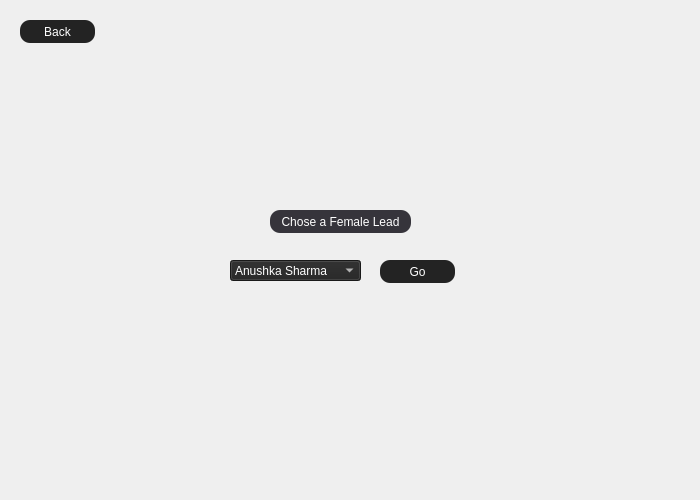
<?xml version="1.0" encoding="UTF-8"?>
<ui version="4.0">
 <class>Dialog</class>
 <widget class="QDialog" name="Dialog">
  <property name="geometry">
   <rect>
    <x>0</x>
    <y>0</y>
    <width>700</width>
    <height>500</height>
   </rect>
  </property>
  <property name="minimumSize">
   <size>
    <width>700</width>
    <height>500</height>
   </size>
  </property>
  <property name="maximumSize">
   <size>
    <width>700</width>
    <height>500</height>
   </size>
  </property>
  <property name="windowTitle">
   <string>Dialog</string>
  </property>
  <widget class="QPushButton" name="voidButton">
   <property name="geometry">
    <rect>
     <x>270</x>
     <y>210</y>
     <width>141</width>
     <height>23</height>
    </rect>
   </property>
   <property name="styleSheet">
    <string notr="true">QPushButton{background-color: rgb(54, 52, 59); /* Light gray background */
    border-radius: 10px;
color: rgb(255, 255, 255);}
</string>
   </property>
   <property name="text">
    <string>Chose a Female Lead</string>
   </property>
  </widget>
  <widget class="QComboBox" name="comboBox">
   <property name="geometry">
    <rect>
     <x>230</x>
     <y>260</y>
     <width>131</width>
     <height>21</height>
    </rect>
   </property>
   <property name="styleSheet">
    <string notr="true">background-color: rgb(35, 35, 35);
color: rgb(255, 255, 255);</string>
   </property>
   <item>
    <property name="text">
     <string>Anushka Sharma</string>
    </property>
   </item>
   <item>
    <property name="text">
     <string>Urmila Matondkar</string>
    </property>
   </item>
   <item>
    <property name="text">
     <string>Bhoomika Chawla</string>
    </property>
   </item>
   <item>
    <property name="text">
     <string>Nandita Das</string>
    </property>
   </item>
   <item>
    <property name="text">
     <string>Antara Mali</string>
    </property>
   </item>
   <item>
    <property name="text">
     <string>Divya Khosla Kumar</string>
    </property>
   </item>
   <item>
    <property name="text">
     <string>Bipasha</string>
    </property>
   </item>
   <item>
    <property name="text">
     <string>Gautami</string>
    </property>
   </item>
   <item>
    <property name="text">
     <string>Nivedita</string>
    </property>
   </item>
   <item>
    <property name="text">
     <string>Aarti</string>
    </property>
   </item>
   <item>
    <property name="text">
     <string>Archana Singh</string>
    </property>
   </item>
   <item>
    <property name="text">
     <string>Amrita Rao</string>
    </property>
   </item>
   <item>
    <property name="text">
     <string>Ayesha Takia</string>
    </property>
   </item>
   <item>
    <property name="text">
     <string>Dia Mirza</string>
    </property>
   </item>
   <item>
    <property name="text">
     <string>Ananya Pandey</string>
    </property>
   </item>
   <item>
    <property name="text">
     <string>Juhi Chawla</string>
    </property>
   </item>
   <item>
    <property name="text">
     <string>Kalki Koechlin</string>
    </property>
   </item>
   <item>
    <property name="text">
     <string>Parineeti Chopra</string>
    </property>
   </item>
   <item>
    <property name="text">
     <string>Sonam Kapoor</string>
    </property>
   </item>
   <item>
    <property name="text">
     <string>Shraddha Kapoor</string>
    </property>
   </item>
   <item>
    <property name="text">
     <string>Deepika Padukone</string>
    </property>
   </item>
   <item>
    <property name="text">
     <string>Ameesha Patel</string>
    </property>
   </item>
   <item>
    <property name="text">
     <string>Deepshikha Nagpal</string>
    </property>
   </item>
   <item>
    <property name="text">
     <string>Nushrat Bharucha</string>
    </property>
   </item>
   <item>
    <property name="text">
     <string>Jennifer Winget</string>
    </property>
   </item>
   <item>
    <property name="text">
     <string>Soha Ali Khan</string>
    </property>
   </item>
   <item>
    <property name="text">
     <string>Alia Bhatt</string>
    </property>
   </item>
   <item>
    <property name="text">
     <string>Kiara Advani</string>
    </property>
   </item>
   <item>
    <property name="text">
     <string>Saba Qamar</string>
    </property>
   </item>
   <item>
    <property name="text">
     <string>Happy Bhag Jayegi</string>
    </property>
   </item>
   <item>
    <property name="text">
     <string>Kareena Kapoor</string>
    </property>
   </item>
   <item>
    <property name="text">
     <string>Asin</string>
    </property>
   </item>
   <item>
    <property name="text">
     <string>Karishma Kapoor</string>
    </property>
   </item>
   <item>
    <property name="text">
     <string>Katrina Kaif</string>
    </property>
   </item>
   <item>
    <property name="text">
     <string>Kajol</string>
    </property>
   </item>
   <item>
    <property name="text">
     <string>Preity Zinta</string>
    </property>
   </item>
   <item>
    <property name="text">
     <string>Aishwarya Rai</string>
    </property>
   </item>
   <item>
    <property name="text">
     <string>Madhuri Dixit</string>
    </property>
   </item>
   <item>
    <property name="text">
     <string>Sanjana Sanghi</string>
    </property>
   </item>
   <item>
    <property name="text">
     <string>Illeana D'Cruz</string>
    </property>
   </item>
   <item>
    <property name="text">
     <string>Sushmita Sen</string>
    </property>
   </item>
   <item>
    <property name="text">
     <string>Isha Koppikar</string>
    </property>
   </item>
   <item>
    <property name="text">
     <string>Chitrangada Singh</string>
    </property>
   </item>
   <item>
    <property name="text">
     <string>Rituparna Sengupta</string>
    </property>
   </item>
   <item>
    <property name="text">
     <string>Rani Mukherji</string>
    </property>
   </item>
   <item>
    <property name="text">
     <string>Lara Dutta</string>
    </property>
   </item>
   <item>
    <property name="text">
     <string>Vidya Malvade</string>
    </property>
   </item>
   <item>
    <property name="text">
     <string>Tisca Chopra</string>
    </property>
   </item>
   <item>
    <property name="text">
     <string>Konkona Sen Sharma</string>
    </property>
   </item>
   <item>
    <property name="text">
     <string>Neha Dhupia</string>
    </property>
   </item>
   <item>
    <property name="text">
     <string>Nauheed Cyrusi</string>
    </property>
   </item>
   <item>
    <property name="text">
     <string>Priyanka Chopra</string>
    </property>
   </item>
   <item>
    <property name="text">
     <string>Radhika Apte</string>
    </property>
   </item>
  </widget>
  <widget class="QPushButton" name="goButton">
   <property name="geometry">
    <rect>
     <x>380</x>
     <y>260</y>
     <width>75</width>
     <height>23</height>
    </rect>
   </property>
   <property name="styleSheet">
    <string notr="true">QPushButton{; /* Light gray background */
	background-color: rgb(35, 35, 35);
    border-radius: 10px;
color: rgb(255, 255, 255);}
QPushButton:hover{background-color: rgb(50,50,50); /* Light gray background */
    border-radius: 10px;
	color: rgb(255, 255, 255);
 border: 2px solid #ccc;}</string>
   </property>
   <property name="text">
    <string>Go</string>
   </property>
  </widget>
  <widget class="QPushButton" name="backButton">
   <property name="geometry">
    <rect>
     <x>20</x>
     <y>20</y>
     <width>75</width>
     <height>23</height>
    </rect>
   </property>
   <property name="styleSheet">
    <string notr="true">QPushButton{; /* Light gray background */
	background-color: rgb(35, 35, 35);
    border-radius: 10px;
color: rgb(255, 255, 255);}
QPushButton:hover{background-color: rgb(50,50,50); /* Light gray background */
    border-radius: 10px;
	color: rgb(255, 255, 255);
 border: 2px solid #ccc;}</string>
   </property>
   <property name="text">
    <string>Back</string>
   </property>
  </widget>
 </widget>
 <resources/>
 <connections/>
</ui>
